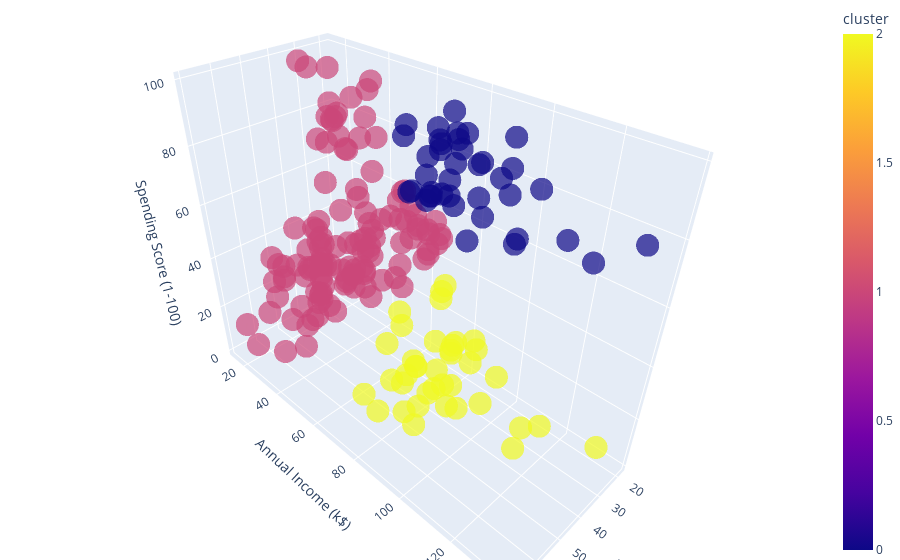

Write notebook code for a chart like this one.
### Code cell
# visualizing clusters

import plotly.express as px

fig = px.scatter_3d(Cluster, x= 'Age', y='Annual Income (k$)', z ='Spending Score (1-100)', color = 'cluster',opacity=0.7)

# tight layout
fig.update_layout(margin = dict(l=0,r=0,b=0,t=0))

### Figure 1 — Plotly figure (JSON) as saved in the notebook; plotly's stock layout.template omitted (floating-point values rounded to 4 significant figures; data arrays with more than 128 entries replaced by an {"elided": "..."} marker saying what was removed)
{"data": [{"hovertemplate": "Age=%{x}<br>Annual Income (k$)=%{y}<br>Spending Score (1-100)=%{z}<br>cluster=%{marker.color}<extra></extra>", "legendgroup": "", "marker": {"color": {"elided": "200 int values"}, "coloraxis": "coloraxis", "opacity": 0.7, "symbol": "circle"}, "mode": "markers", "name": "", "scene": "scene", "showlegend": false, "type": "scatter3d", "x": {"elided": "200 int values"}, "y": {"elided": "200 int values"}, "z": {"elided": "200 int values"}}], "layout": {"coloraxis": {"colorbar": {"title": {"text": "cluster"}}, "colorscale": [[0, "#0d0887"], [0.1111, "#46039f"], [0.2222, "#7201a8"], [0.3333, "#9c179e"], [0.4444, "#bd3786"], [0.5556, "#d8576b"], [0.6667, "#ed7953"], [0.7778, "#fb9f3a"], [0.8889, "#fdca26"], [1, "#f0f921"]]}, "legend": {"tracegroupgap": 0}, "margin": {"b": 0, "l": 0, "r": 0, "t": 0}, "scene": {"domain": {"x": [0, 1], "y": [0, 1]}, "xaxis": {"title": {"text": "Age"}}, "yaxis": {"title": {"text": "Annual Income (k$)"}}, "zaxis": {"title": {"text": "Spending Score (1-100)"}}}}}
